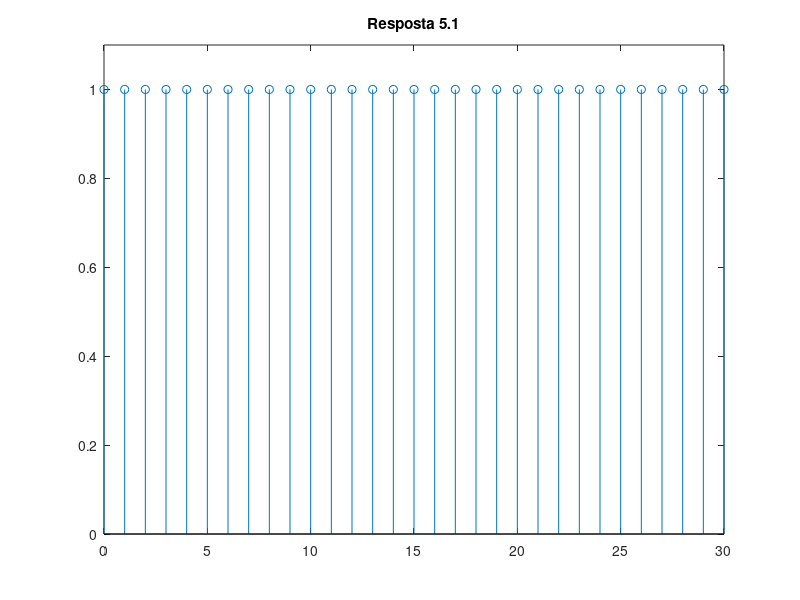
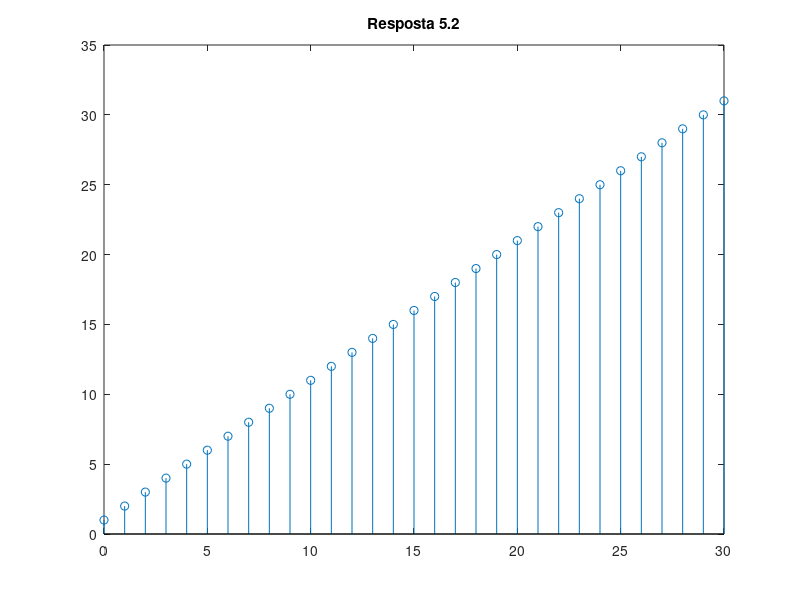
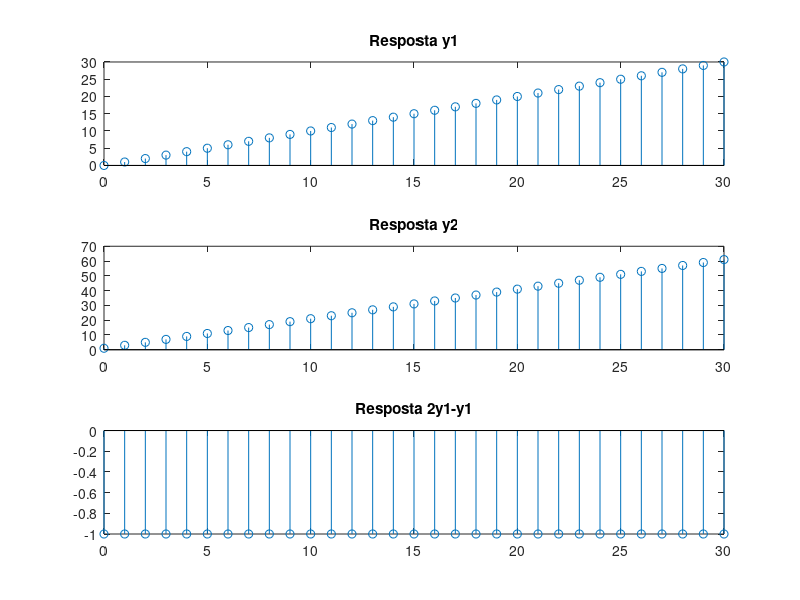
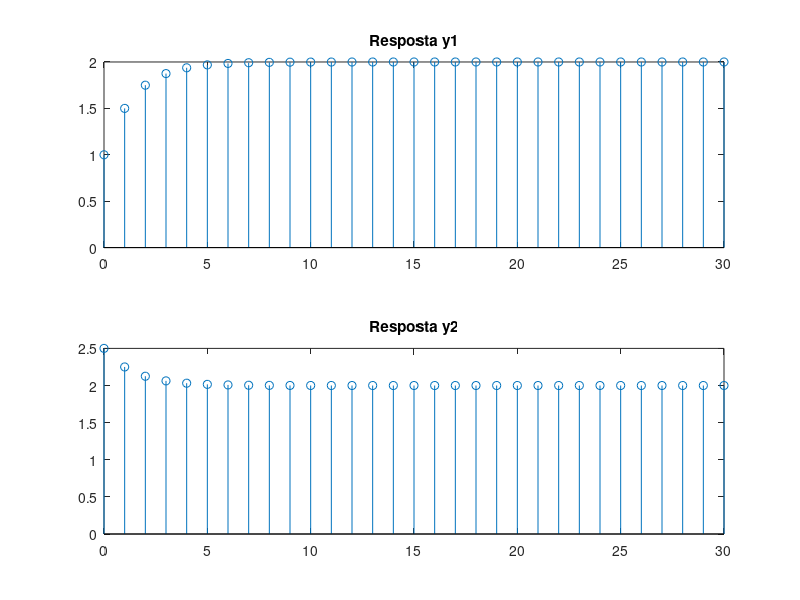

Write MATLAB code to recreate these figures, in order.
clear
clc
close all


function y = diffeqn(a, x, yn1)
  y = zeros(31,1);
  sizes = size(x);
  N = sizes(1);
  for i=1:N
    if i==1
      y(i) = a*yn1 + x(1);
    else
      y(i) = a*y(i-1) + x(i);
    end
  end
endfunction

x1 = [1;zeros(30,1)];
y1 = diffeqn(1,x1,0);
x2 = ones(31,1);
y2 = diffeqn(1,x2,0);

figure(1)
clf;
stem(linspace(0,30,31), y1);
ylim([0,1.1]);
title('Resposta 5.1');

figure(2)
stem(linspace(0,30,31), y2);
title('Resposta 5.2');


x1 = ones(31,1);
y1 = diffeqn(1,x1,-1);
x2 = 2*x1;
y2 = diffeqn(1,x2,-1);



figure(3)

n = linspace(0, 9, 10);

subplot(3,1,1);
stem(linspace(0,30,31), y1);
title('Resposta y1');

subplot(3,1,2); 
stem(linspace(0,30,31), y2);
title('Resposta y2');

subplot(3,1,3); 
stem(linspace(0,30,31), 2*y1-y2);
title('Resposta 2y1-y1');

x1 = ones(31,1);
y1 = diffeqn(1,x1,-1);
x2 = 2*x1;
y2 = diffeqn(1,x2,-1);



figure(4)

x = ones(31,1);
y1 = diffeqn(0.5,x,0);
y2 = diffeqn(0.5,x,3);

subplot(2,1,1);
stem(linspace(0,30,31), y1);
title('Resposta y1');

subplot(2,1,2); 

stem(linspace(0,30,31), y2);
title('Resposta y2');

